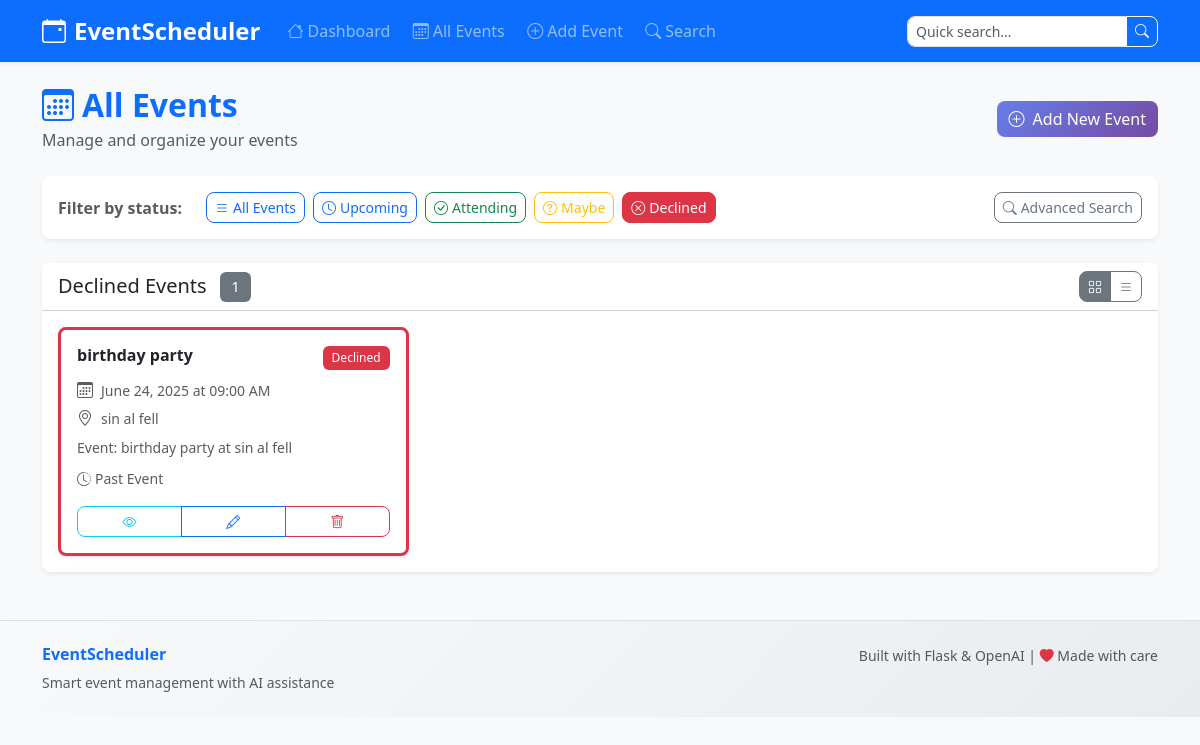
Screenshot of /events/?status=declined with the database file from the repository.
### tables this page shows
CREATE TABLE events (
            id INTEGER PRIMARY KEY AUTOINCREMENT,
            title TEXT NOT NULL,
            description TEXT,
            date TEXT NOT NULL,
            location TEXT,
            status TEXT DEFAULT 'upcoming',
            created_at TEXT DEFAULT CURRENT_TIMESTAMP,
            updated_at TEXT DEFAULT CURRENT_TIMESTAMP
        );

### routes/events.py (the view)
@events_bp.route('/')
def list_events():
    status_filter = request.args.get('status', '')
    conn = get_db_connection()
    if status_filter:
        events = conn.execute('''
            SELECT * FROM events
            WHERE status = ?
            ORDER BY date DESC
        ''', (status_filter,)).fetchall()
    else:
        events = conn.execute('''
            SELECT * FROM events
            ORDER BY date DESC
        ''').fetchall()
    conn.close()
    class MockPagination:
        def __init__(self, items):
            self.items = items
            self.has_prev = False
            self.has_next = False
            self.prev_num = None
            self.next_num = None
            self.page = 1
            self.pages = 1
    events_paginated = MockPagination(events)
    return render_template('events.html',
                         events=events_paginated,
                         current_status=status_filter)

### app.py (called while the page is built)
def format_date(date_str):
    try:
        dt = datetime.fromisoformat(date_str.replace('Z', '+00:00'))
        return dt.strftime('%B %d, %Y at %I:%M %p')
    except:
        return date_str

def is_past(date_str):
    try:
        dt = datetime.fromisoformat(date_str.replace('Z', '+00:00'))
        return dt < datetime.now()
    except:
        return False

### routes/events.py (called while the page is built)
def get_db_connection():
    os.makedirs('data', exist_ok=True)
    conn = sqlite3.connect('data/events.db')
    conn.row_factory = sqlite3.Row
    return conn

### templates/events.html (shortened to what this page needs)
{% extends "base.html" %}
{% block content %}
<div class="row">
    <div class="col-12">
        <div class="d-flex justify-content-between align-items-center mb-4">
            <div>
                <h2 class="fw-bold text-primary mb-1">
                    <i class="bi bi-calendar3 me-2"></i>All Events
                </h2>
                <p class="text-muted mb-0">Manage and organize your events</p>
            </div>
            <div>
                <a href="{{ url_for('events.add_event') }}" class="btn btn-primary">
                    <i class="bi bi-plus-circle me-2"></i>Add New Event
                </a>
            </div>
        </div>
        <div class="card mb-4 shadow-sm">
            <div class="card-body py-3">
                <div class="d-flex flex-wrap gap-2 align-items-center">
                    <span class="fw-semibold text-muted me-3">Filter by status:</span>
                    <a href="{{ url_for('events.list_events') }}"
                       class="btn btn-sm {% if not current_status %}btn-primary{% else %}btn-outline-primary{% endif %}">
                        <i class="bi bi-list me-1"></i>All Events
                    </a>
                    <a href="{{ url_for('events.list_events', status='upcoming') }}"
                       class="btn btn-sm {% if current_status == 'upcoming' %}btn-primary{% else %}btn-outline-primary{% endif %}">
                        <i class="bi bi-clock me-1"></i>Upcoming
                    </a>
                    <a href="{{ url_for('events.list_events', status='attending') }}"
                       class="btn btn-sm {% if current_status == 'attending' %}btn-success{% else %}btn-outline-success{% endif %}">
                        <i class="bi bi-check-circle me-1"></i>Attending
                    </a>
                    <a href="{{ url_for('events.list_events', status='maybe') }}"
                       class="btn btn-sm {% if current_status == 'maybe' %}btn-warning{% else %}btn-outline-warning{% endif %}">
                        <i class="bi bi-question-circle me-1"></i>Maybe
                    </a>
                    <a href="{{ url_for('events.list_events', status='declined') }}"
                       class="btn btn-sm {% if current_status == 'declined' %}btn-danger{% else %}btn-outline-danger{% endif %}">
                        <i class="bi bi-x-circle me-1"></i>Declined
                    </a>
                    <div class="ms-auto">
                        <a href="{{ url_for('search.search_page') }}" class="btn btn-sm btn-outline-secondary">
                            <i class="bi bi-search me-1"></i>Advanced Search
                        </a>
                    </div>
                </div>
            </div>
        </div>
        <div class="card shadow-sm">
            <div class="card-header bg-white">
                <div class="d-flex justify-content-between align-items-center">
                    <h5 class="mb-0">
                        {% if current_status %}
                            {{ current_status|title }} Events
                        {% else %}
                            All Events
                        {% endif %}
                        <span class="badge bg-secondary ms-2">{{ events.items|length }}</span>
                    </h5>
                    <div class="btn-group btn-group-sm" role="group">
                        <button type="button" class="btn btn-outline-secondary active" id="gridViewBtn">
                            <i class="bi bi-grid"></i>
                        </button>
                        <button type="button" class="btn btn-outline-secondary" id="listViewBtn">
                            <i class="bi bi-list"></i>
                        </button>
                    </div>
                </div>
            </div>
            <div class="card-body">
                {% if events.items %}
                    <div id="gridView" class="events-grid">
                        <div class="row g-3">
                            {% for event in events.items %}
                            <div class="col-md-6 col-lg-4">
                                <div class="event-card bg-white border rounded-3 p-3 h-100 shadow-sm hover-shadow
                                            border-start border-3
                                            {% if event.status == 'declined' %}border-danger{% endif %}">
                                    <div class="d-flex justify-content-between align-items-start mb-2">
                                        <h6 class="fw-bold mb-0 text-truncate me-2">{{ event.title }}</h6>
                                        <span class="badge
                                            {% if event.status == 'declined' %}bg-danger{% endif %}">
                                            {{ event.status|title }}
                                        </span>
                                    </div>
                                    <div class="event-details">
                                        <div class="d-flex align-items-center mb-1 text-muted">
                                            <i class="bi bi-calendar3 me-2"></i>
                                            <small>{{ event.date|format_date }}</small>
                                        </div>
                                        {% if event.location %}
                                        <div class="d-flex align-items-center mb-2 text-muted">
                                            <i class="bi bi-geo-alt me-2"></i>
                                            <small class="text-truncate">{{ event.location }}</small>
                                        </div>
                                        {% endif %}
                                        {% if event.description %}
                                        <p class="small text-muted mb-2 event-description">
                                            {{ event.description[:80] }}{% if event.description|length > 80 %}...{% endif %}
                                        </p>
                                        {% endif %}
                                        {% if event.date|is_past %}
                                        <div class="mb-2">
                                            <small class="text-muted">
                                                <i class="bi bi-clock-history me-1"></i>Past Event
                                            </small>
                                        </div>
                                        {% endif %}
                                    </div>
                                    <div class="event-actions mt-3">
                                        <div class="btn-group btn-group-sm w-100" role="group">
                                            <button type="button" class="btn btn-outline-info"
                                                    data-event-id="{{ event.id }}"
                                                    onclick="viewEventDetailsSafe(this)">
                                                <i class="bi bi-eye"></i>
                                            </button>
                                            <a href="{{ url_for('events.edit_event', event_id=event.id) }}"
                                               class="btn btn-outline-primary">
                                                <i class="bi bi-pencil"></i>
                                            </a>
                                            <button type="button" class="btn btn-outline-danger"
                                                    data-event-id="{{ event.id }}"
                                                    data-event-title="{{ event.title|e }}"
                                                    onclick="deleteEventSafe(this)">
                                                <i class="bi bi-trash"></i>
                                            </button>
                                        </div>
                                    </div>
                                </div>
                            </div>
                            {% endfor %}
                        </div>
                    </div>
                {% endif %}
            </div>
        </div>
    </div>
</div>
{% endblock %}

### static/css/style.css (style rules this page uses)
:root { --primary-gradient: linear-gradient(135deg, #667eea 0%, #764ba2 100%); --success-gradient: linear-gradient(135deg, #5cb85c 0%, #449d44 100%); --warning-gradient: linear-gradient(135deg, #f0ad4e 0%, #ec971f 100%); --danger-gradient: linear-gradient(135deg, #d9534f 0%, #c9302c 100%); --shadow-soft: 0 0.125rem 0.25rem rgba(0, 0, 0, 0.075); --shadow-hover: 0 0.5rem 1rem rgba(0, 0, 0, 0.15); --border-radius: 0.5rem; }
body { background-color: #f8f9fa; font-family: 'Segoe UI', Tahoma, Geneva, Verdana, sans-serif; }
.card { border: none; border-radius: var(--border-radius); box-shadow: var(--shadow-soft); transition: all 0.3s ease; }
.event-card { transition: all 0.3s ease; position: relative; overflow: hidden; }
.event-card::before { content: ''; position: absolute; top: 0; left: -100%; width: 100%; height: 100%; background: linear-gradient(90deg, transparent, rgba(255, 255, 255, 0.2), transparent); transition: left 0.5s; }
.hover-shadow { transition: box-shadow 0.3s ease; }
.event-description { display: -webkit-box; -webkit-line-clamp: 2; -webkit-box-orient: vertical; overflow: hidden; line-height: 1.4; }
.badge { font-weight: 500; padding: 0.5em 0.75em; }
.btn { border-radius: var(--border-radius); font-weight: 500; transition: all 0.3s ease; border-width: 1px; }
.btn-primary { background: var(--primary-gradient); border: none; }

### rows the page displays
events: status "Declined", title "birthday party", date "June 24, 2025 at 09:00 AM", location "sin al fell", description "Event: birthday party at sin al fell", shows "Past Event"

### other values shown
{{ events.items|length }} "1"
